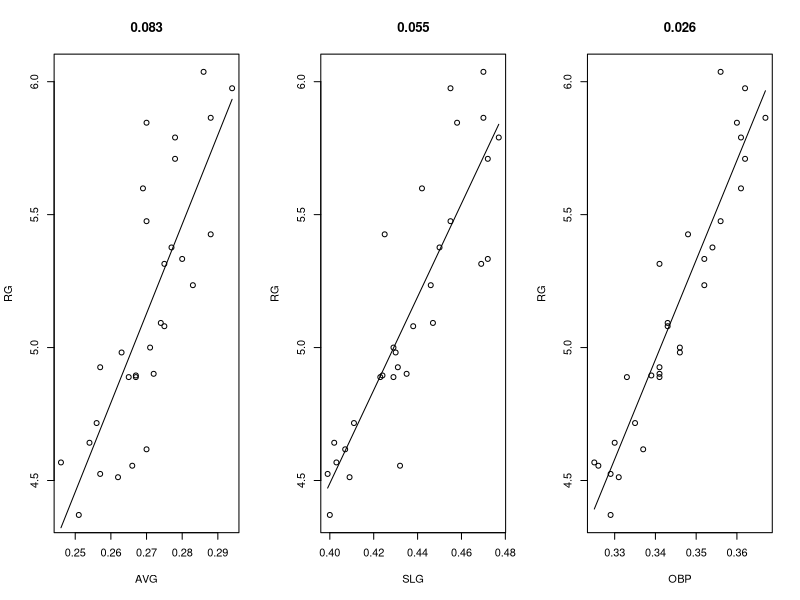

Reproduce this figure in R.
#install.packages("gdata")
#library(gdata) 
#setwd("~/Box Documents/Teaching/R_teaching")
data=read.table("RunsPerGame.txt",header=T,sep="\t")
data
#AVG (batting average)
AVG=data[,3]
#OBP (on base percentage)
OBP=data[,4]
#SLG (slugging percentage)
SLG=data[,5]
#RG (runs per game)
RG=data[,16]

attach(mtcars)
par(mfrow=c(1,3))

AVGfit=lm(formula=RG~AVG)
summary(AVGfit)
plot(AVG,RG)
title(round(sum((summary(AVGfit)$residuals)^2)/30*1000)/1000)
alpha = summary(AVGfit)$coefficients[1,1]
beta = summary(AVGfit)$coefficients[2,1]
lines(AVG,alpha+beta*AVG)

SLGfit=lm(formula=RG~SLG)
summary(SLGfit)
plot(SLG,RG)
title(round(sum((summary(SLGfit)$residuals)^2)/30*1000)/1000)
alpha = summary(SLGfit)$coefficients[1,1]
beta = summary(SLGfit)$coefficients[2,1]
lines(SLG,alpha+beta*SLG)


OBPfit=lm(formula=RG~OBP)
summary(OBPfit)
plot(OBP,RG)
title(round(sum((summary(OBPfit)$residuals)^2)/30*1000)/1000)
alpha = summary(OBPfit)$coefficients[1,1]
beta = summary(OBPfit)$coefficients[2,1]
lines(OBP,alpha+beta*OBP)


